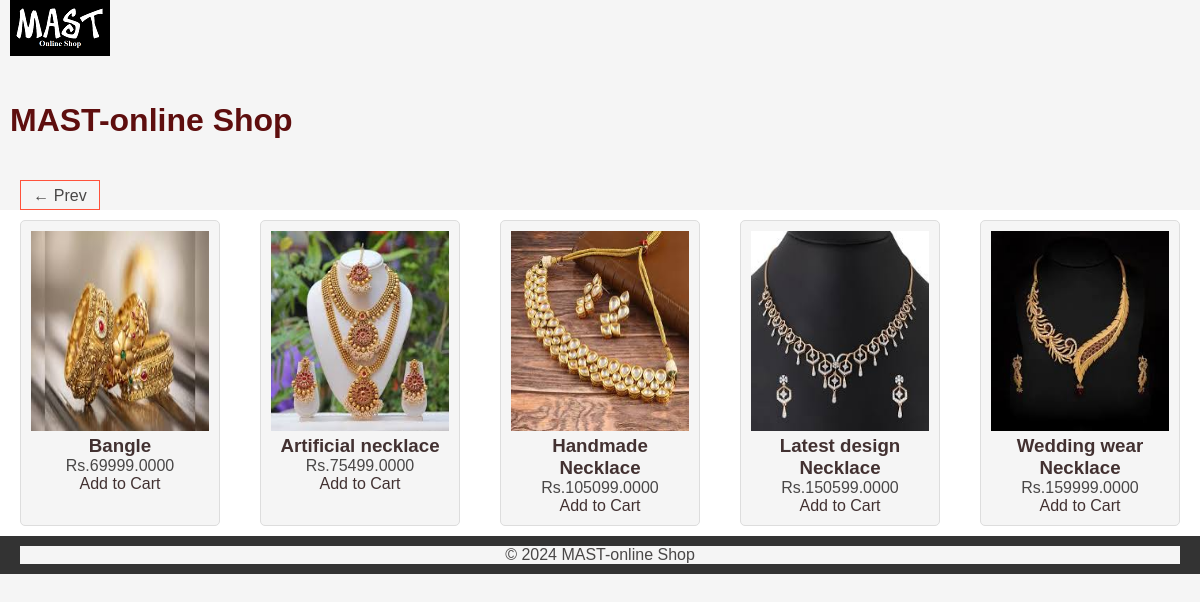
The app's page /category/2/ with its own data.
### shop/models.py (models this page shows, shortened)
class Product(models.Model):
    id=models.IntegerField(primary_key=True)
    name=models.CharField(max_length=255)
    price=models.DecimalField(max_digits=10,decimal_places=4)
    category = models.ForeignKey(Category, related_name='products', on_delete=models.CASCADE)
    image = models.ImageField(upload_to='product_images/')

### shop/views.py (the view)
# urls.py: path('category/<int:category_id>/',category_products, name='category_products'),
def category_products(request, category_id):
    category = get_object_or_404(Category, id=category_id)
    products = Product.objects.filter(category=category)
    return render(request, 'shop/category_products.html', {'category': category, 'products': products})

### templates/shop/category_products.html (shortened to what this page needs)
{% extends 'shop/base.html' %}
{% block content %}
    <div class="page-btn">
        <a href="{% url 'category_list' %}"><span>&#8592; Prev</span></a>
    </div>
    <div class="product-list">
        {% for product in products %}
            <div class="product">
                <a href="{% url 'product_detail' product.id %}"><img src="{{ product.image.url }}" alt="{{ product.name }}"></a>
                <h3><a href="{% url 'product_detail' product.id %}">{{ product.name }}</a></h3>
                <p>Rs.{{ product.price }}</p>
                <a href="{% url 'add_to_cart' product.id %}">Add to Cart</a>
            </div>
        {% endfor %}
    </div>
{% endblock %}

### shop/static/styles.css (style rules this page uses)
* { margin: 0; padding: 0; box-sizing: border-box; background-color:whitesmoke; }
body { font-family: Arial, sans-serif; margin: 0; padding: 0; }
.product a { text-decoration: none; color: #423131; }
a { border: white; background-color: radial-gradient(#fff,#ffd6d6); color: #494747 ; text-align: center; }
p { color: #494747; }
.product-list { background-color: rgb(255, 255, 255); display: flex; flex-wrap: wrap; justify-content: space-around; }
.product { border: 1px solid #ddd; border-radius: 5px; padding: 10px; margin: 10px; width: 200px; text-align: center; }
.product img { max-width: 100%; height: 200px; }
.product h3 { color: #c43636; }
.page-btn span { display: inline-block; border: 1px solid #ff523b; margin-left: 20px; width: 80px; height: 30px; text-align: center; line-height: 30px; cursor: pointer; }

### records on screen
Product: image (picture), name "Bangle", price "69999.0000"
Product: image (picture), name "Artificial necklace", price "75499.0000"
Product: image (picture), name "Handmade Necklace", price "105099.0000"
Product: image (picture), name "Latest design Necklace", price "150599.0000"
Product: image (picture), name "Wedding wear Necklace", price "159999.0000"
